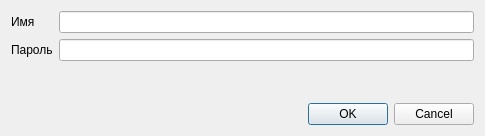
<?xml version="1.0" encoding="UTF-8"?>
<ui version="4.0">
 <class>login</class>
 <widget class="QDialog" name="login">
  <property name="geometry">
   <rect>
    <x>0</x>
    <y>0</y>
    <width>485</width>
    <height>136</height>
   </rect>
  </property>
  <property name="windowTitle">
   <string>Представьтесь, pls</string>
  </property>
  <layout class="QGridLayout" name="gridLayout">
   <item row="3" column="0" colspan="2">
    <widget class="QDialogButtonBox" name="buttonBox">
     <property name="orientation">
      <enum>Qt::Horizontal</enum>
     </property>
     <property name="standardButtons">
      <set>QDialogButtonBox::Cancel|QDialogButtonBox::Ok</set>
     </property>
    </widget>
   </item>
   <item row="0" column="1">
    <widget class="QLineEdit" name="name"/>
   </item>
   <item row="0" column="0">
    <widget class="QLabel" name="label_name">
     <property name="text">
      <string>Имя</string>
     </property>
     <property name="buddy">
      <cstring>name</cstring>
     </property>
    </widget>
   </item>
   <item row="1" column="0">
    <widget class="QLabel" name="label_password">
     <property name="text">
      <string>Пароль</string>
     </property>
     <property name="buddy">
      <cstring>password</cstring>
     </property>
    </widget>
   </item>
   <item row="1" column="1">
    <widget class="QLineEdit" name="password">
     <property name="echoMode">
      <enum>QLineEdit::Password</enum>
     </property>
     <property name="clearButtonEnabled">
      <bool>false</bool>
     </property>
    </widget>
   </item>
   <item row="2" column="0">
    <spacer name="verticalSpacer">
     <property name="orientation">
      <enum>Qt::Vertical</enum>
     </property>
     <property name="sizeHint" stdset="0">
      <size>
       <width>20</width>
       <height>40</height>
      </size>
     </property>
    </spacer>
   </item>
  </layout>
 </widget>
 <resources/>
 <connections>
  <connection>
   <sender>buttonBox</sender>
   <signal>accepted()</signal>
   <receiver>login</receiver>
   <slot>accept()</slot>
   <hints>
    <hint type="sourcelabel">
     <x>248</x>
     <y>254</y>
    </hint>
    <hint type="destinationlabel">
     <x>157</x>
     <y>274</y>
    </hint>
   </hints>
  </connection>
  <connection>
   <sender>buttonBox</sender>
   <signal>rejected()</signal>
   <receiver>login</receiver>
   <slot>reject()</slot>
   <hints>
    <hint type="sourcelabel">
     <x>316</x>
     <y>260</y>
    </hint>
    <hint type="destinationlabel">
     <x>286</x>
     <y>274</y>
    </hint>
   </hints>
  </connection>
 </connections>
</ui>
